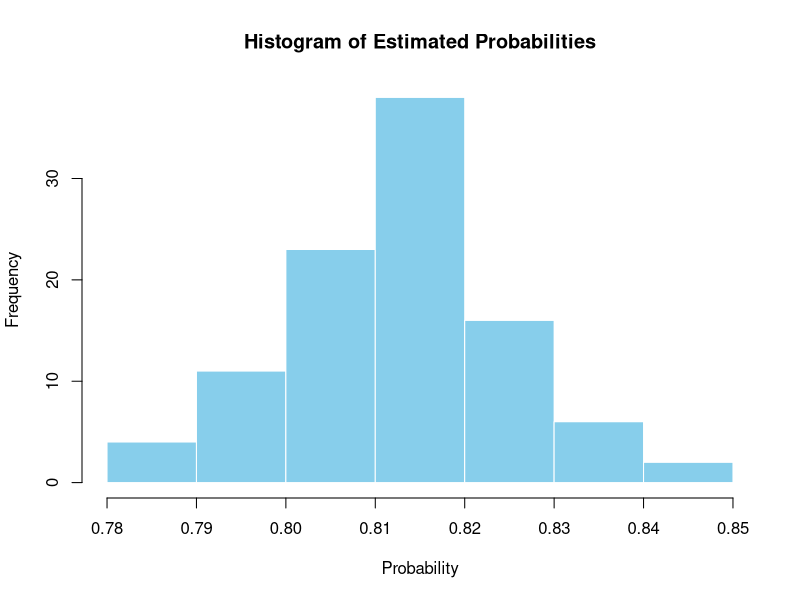
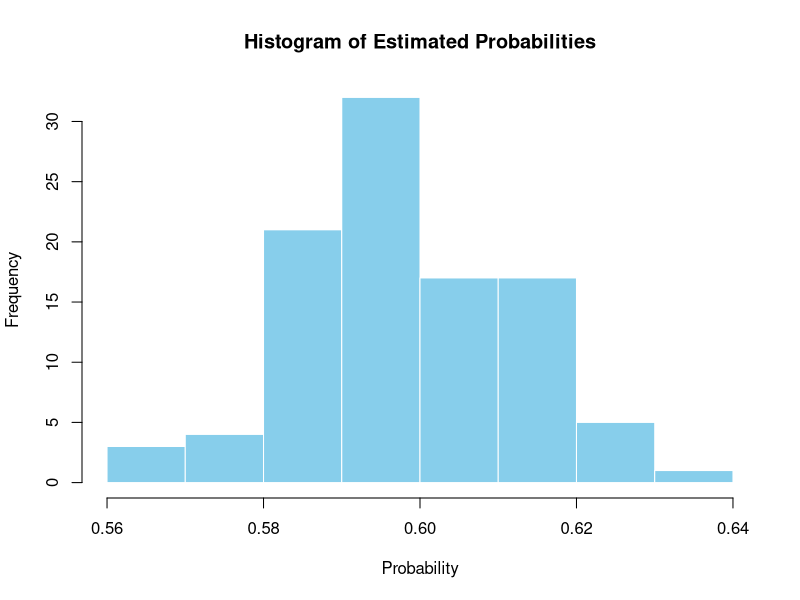

These figures' R source, in order:
## ---- chunk 1
set.seed(123) # Set a seed for reproducibility
## ---- chunk 2
# Define function to simulate the birthday problem
birthday_simulation <- function(class_size) {
  birthdays <- sample(1:365, class_size, replace = TRUE)
  any(duplicated(birthdays)) # Check if there are duplicates
}

# Run the simulation 100 times and save probabilities in a vector
num_simulations <- 100
class_size <- 35
probabilities <- numeric(num_simulations)

for (i in 1:num_simulations) {
  # Run 1000 simulations to estimate the probability for each iteration
  num_duplicates <- replicate(1000, birthday_simulation(class_size))
  probabilities[i] <- mean(num_duplicates)
}

# Print the mean of the probabilities
mean_prob <- mean(probabilities)
cat("Mean =", mean_prob, "\n")

# Plot a histogram of the probabilities
hist(probabilities, main = "Histogram of Estimated Probabilities",
     xlab = "Probability", col = "skyblue", border = "white")

# Calculate a 95% confidence interval
conf_interval <- quantile(probabilities, probs = c(0.025, 0.975))
cat("95% Confidence Interval = [", conf_interval[1], ", ", conf_interval[2], "]\n")
## ---- chunk 3
EV= mean_prob*26-(1-mean_prob)*26
print(paste("ev=",EV))
## ---- chunk 4
FAIR=(mean_prob)/(1-mean_prob)
print(paste("fairbet=",FAIR))
## ---- chunk 5
# Define function to simulate the birthday problem
birthday_simulation <- function(class_size) {
  birthdays <- sample(1:365, class_size, replace = TRUE)
  any(duplicated(birthdays)) # Check if there are duplicates
}

# Run the simulation 100 times and save probabilities in a vector
num_simulations <- 100
class_size <- 26
probabilities <- numeric(num_simulations)

for (i in 1:num_simulations) {
  # Run 1000 simulations to estimate the probability for each iteration
  num_duplicates <- replicate(1000, birthday_simulation(class_size))
  probabilities[i] <- mean(num_duplicates)
}

# Print the mean of the probabilities
mean_prob <- mean(probabilities)
cat("Mean =", mean_prob, "\n")

# Plot a histogram of the probabilities
hist(probabilities, main = "Histogram of Estimated Probabilities",
     xlab = "Probability", col = "skyblue", border = "white")

# Calculate a 95% confidence interval
conf_interval <- quantile(probabilities, probs = c(0.025, 0.975))
cat("95% Confidence Interval = [", conf_interval[1], ", ", conf_interval[2], "]\n")
## ---- chunk 6
EV= mean_prob*20-(1-mean_prob)*20
print(paste("ev=",EV))
## ---- chunk 7
FAIR=(mean_prob)/(1-mean_prob)
print(paste("fairbet=",FAIR))
